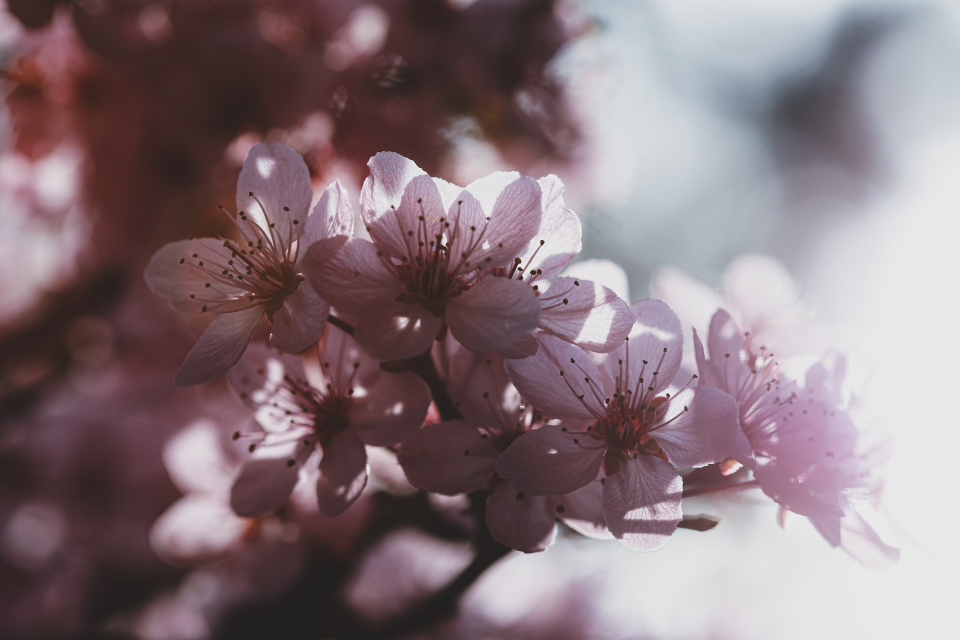
#> input picture Basics/Resources/flower.jpg, 1920 x 1280 px (shown at 1/2 size)
$ python color.py
#> lines starting #> are read from the running program, lines starting #| are printed output that depends on the picture
import cv2
import numpy as np

path = "Resources/flower.jpg"
img = cv2.imread(path)
#> img is the input picture: shape (1280, 1920, 3); mean B, G, R 123.7, 118.1, 136
resizedimg = cv2.resize(img,(400,600))
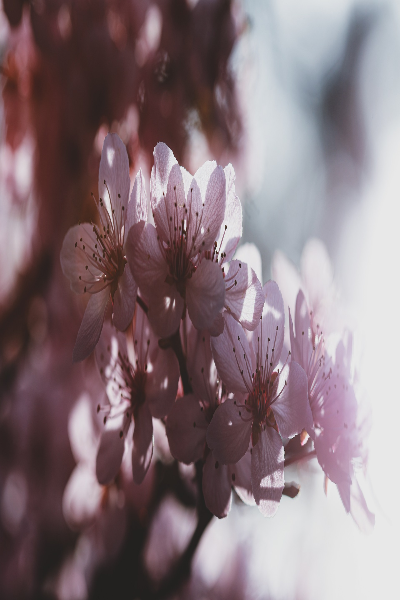
#> resizedimg: shape (600, 400, 3); mean B, G, R 123.6, 118, 135.9

hsvimg = cv2.cvtColor(resizedimg,cv2.COLOR_BGR2HSV)
#> hsvimg: shape (600, 400, 3); mean H, S, V 105.4, 55, 138.3
# cv2.imshow("Flower Original",resizedimg)
# cv2.imshow("HSV Image",hsvimg)
grayimg = cv2.cvtColor(resizedimg,cv2.COLOR_BGR2GRAY)
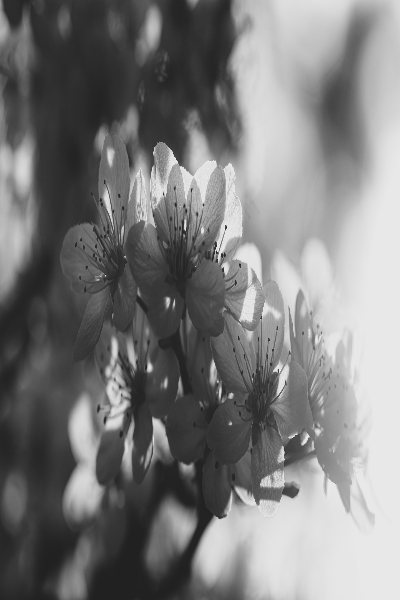
#> grayimg: shape (600, 400); min 31, max 241, mean 124
combinedhsv = np.hstack((resizedimg,hsvimg))
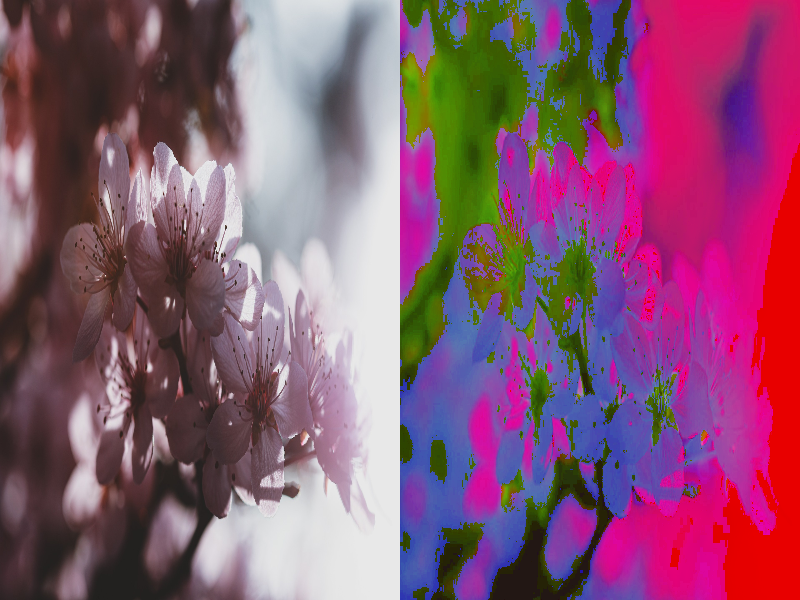
#> combinedhsv: shape (600, 800, 3); mean B, G, R 114.5, 86.5, 137.1
# combinedgray = np.hstack((resizedimg,grayimg))
# cv2.imshow("Comparision", combinedhsv)
# allcombined = np.vstack((?combinedhsv,combinedgray))
cv2.imshow("allcombined",combinedhsv)
cv2.waitKey(0)

$ run again, with Basics/Resources/card.jpg copied over Basics/Resources/flower.jpg
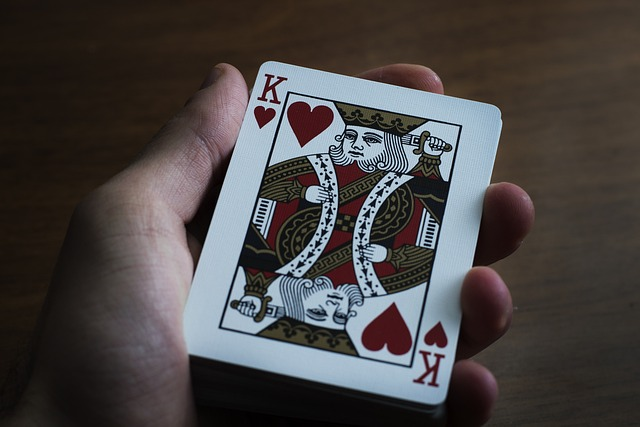
#> input picture Basics/Resources/card.jpg, 640 x 427 px
#> img is the input picture: shape (427, 640, 3); mean B, G, R 67.9, 68.6, 72.6
#> hsvimg: shape (600, 400, 3); mean H, S, V 53.3, 78, 79.6
#> `grayimg = cv2.cvtColor(resizedimg,cv2.COLOR_BGR2GRAY)`:
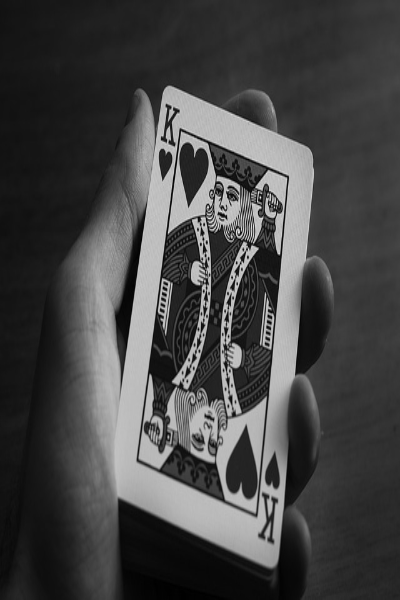
#> grayimg: shape (600, 400); min 0, max 236, mean 69.6
#> `combinedhsv = np.hstack((resizedimg,hsvimg))`:
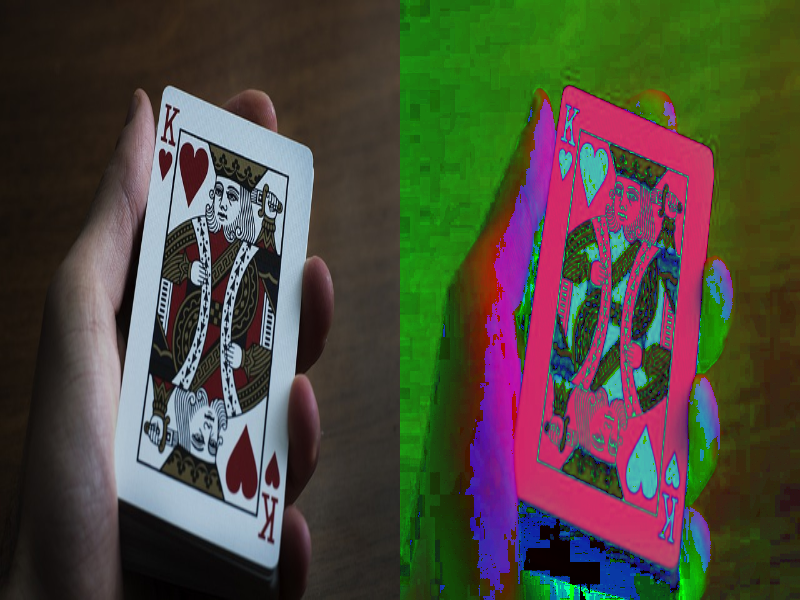
#> combinedhsv: shape (600, 800, 3); mean B, G, R 60.6, 73.3, 76.1

$ run again, with Basics/Resources/rotated.jpg copied over Basics/Resources/flower.jpg
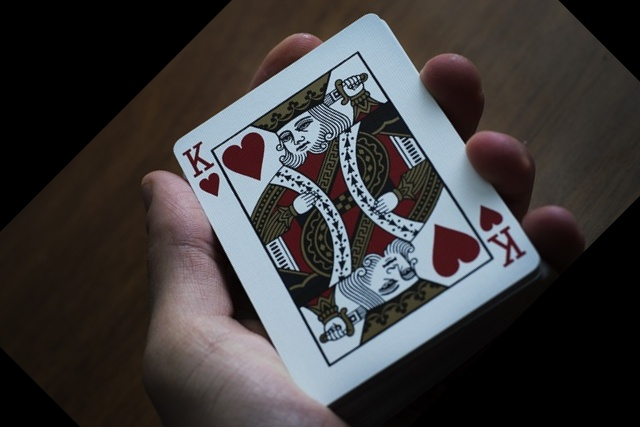
#> input picture Basics/Resources/rotated.jpg, 640 x 427 px
#> img is the input picture: shape (427, 640, 3); mean B, G, R 60.3, 59.6, 61.8
#> hsvimg: shape (600, 400, 3); mean H, S, V 48.2, 61.7, 68.8
#> `grayimg = cv2.cvtColor(resizedimg,cv2.COLOR_BGR2GRAY)`:
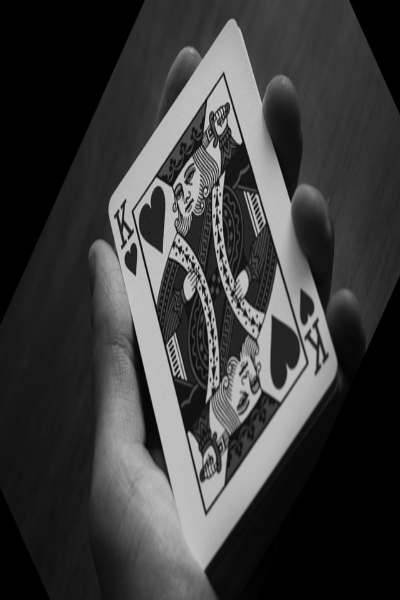
#> grayimg: shape (600, 400); min 0, max 221, mean 60.3
#> `combinedhsv = np.hstack((resizedimg,hsvimg))`:
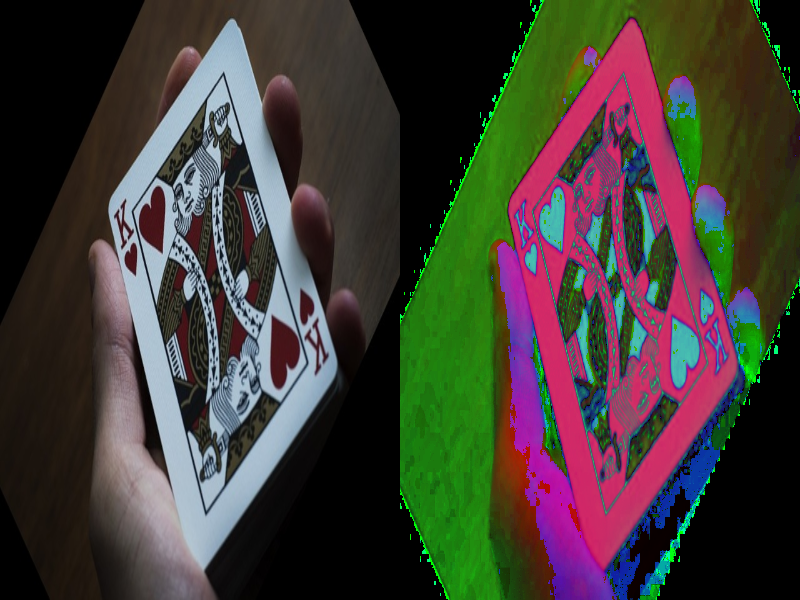
#> combinedhsv: shape (600, 800, 3); mean B, G, R 54.2, 60.6, 65.3
